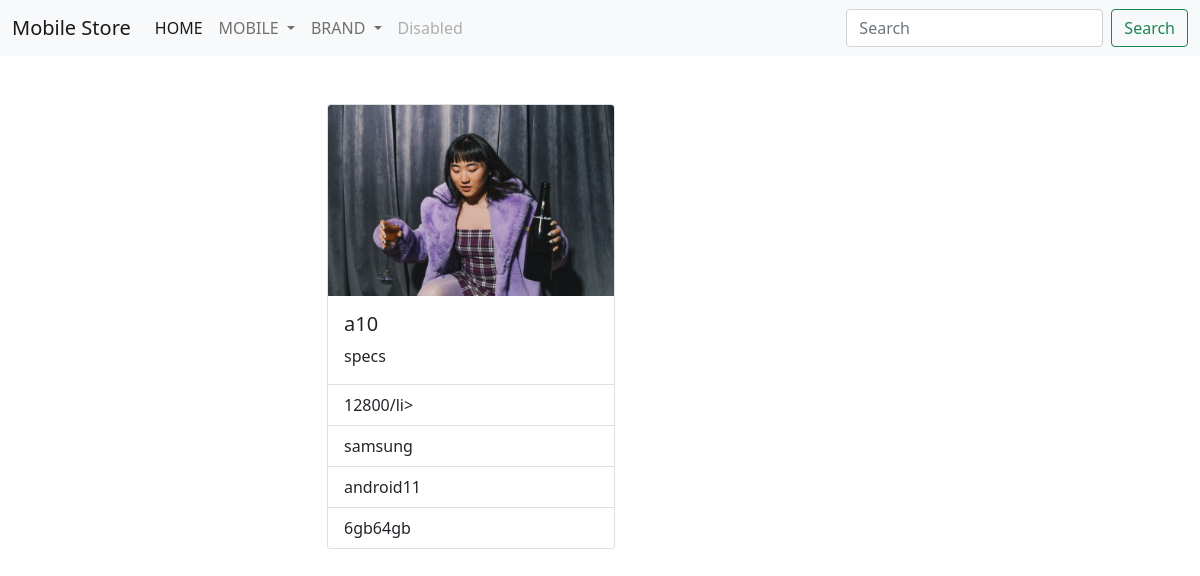
Screenshot of /owner/mobiles/1 with the database file from the repository.
### owner/models.py (models this page shows, shortened)
class Mobile(models.Model):
    mobile_name=models.CharField(max_length=100,unique=True)
    brand=models.ForeignKey(Brand,on_delete=models.CASCADE,null=True)
    price=models.IntegerField(blank=False)
    memory=models.CharField(max_length=120)
    os=models.CharField(max_length=120)
    specs=models.CharField(max_length=120)
    image=models.ImageField(upload_to="images")

class Brand(models.Model):
    brand_name=models.CharField(max_length=120,unique=True)
    def __str__(self):
        return self.brand_name

### owner/views.py (the view)
# urls.py: path("mobiles/<int:id>",views.mobile_detail,name="mobiledetail"),
def mobile_detail(request,id):
    mobile=Mobile.objects.get(id=id)
    context={"mobile":mobile}
    return render(request,"mobile_detail.html",context)

### owner/templates/mobile_detail.html
<!DOCTYPE html>
{%extends 'base.html'%}
{%block body_block%}
<div class="container">
    <div class="row mt-5">
        <div class="col-3"></div>
        <div class="col-6">
            <div class="card" style="width: 18rem;">
  <img src="{{mobile.image.url}}" class="card-img-top" alt="...">
  <div class="card-body">
    <h5 class="card-title">{{mobile.mobile_name}}</h5>
    <p class="card-text">{{mobile.specs}}</div>
  <ul class="list-group list-group-flush">
    <li class="list-group-item">{{mobile.price}}/li>
    <li class="list-group-item">{{mobile.brand}}</li>
    <li class="list-group-item">{{mobile.os}}</li>
    <li class="list-group-item">{{mobile.memory}}</li>
  </ul>
</div>
        </div>
        <div class="col-3"></div>
    </div>
</div>
{%endblock%}

### rows the page displays
Mobile: image (picture), mobile_name "a10", specs "specs", price "12800", brand "samsung", os "android11", memory "6gb64gb"
